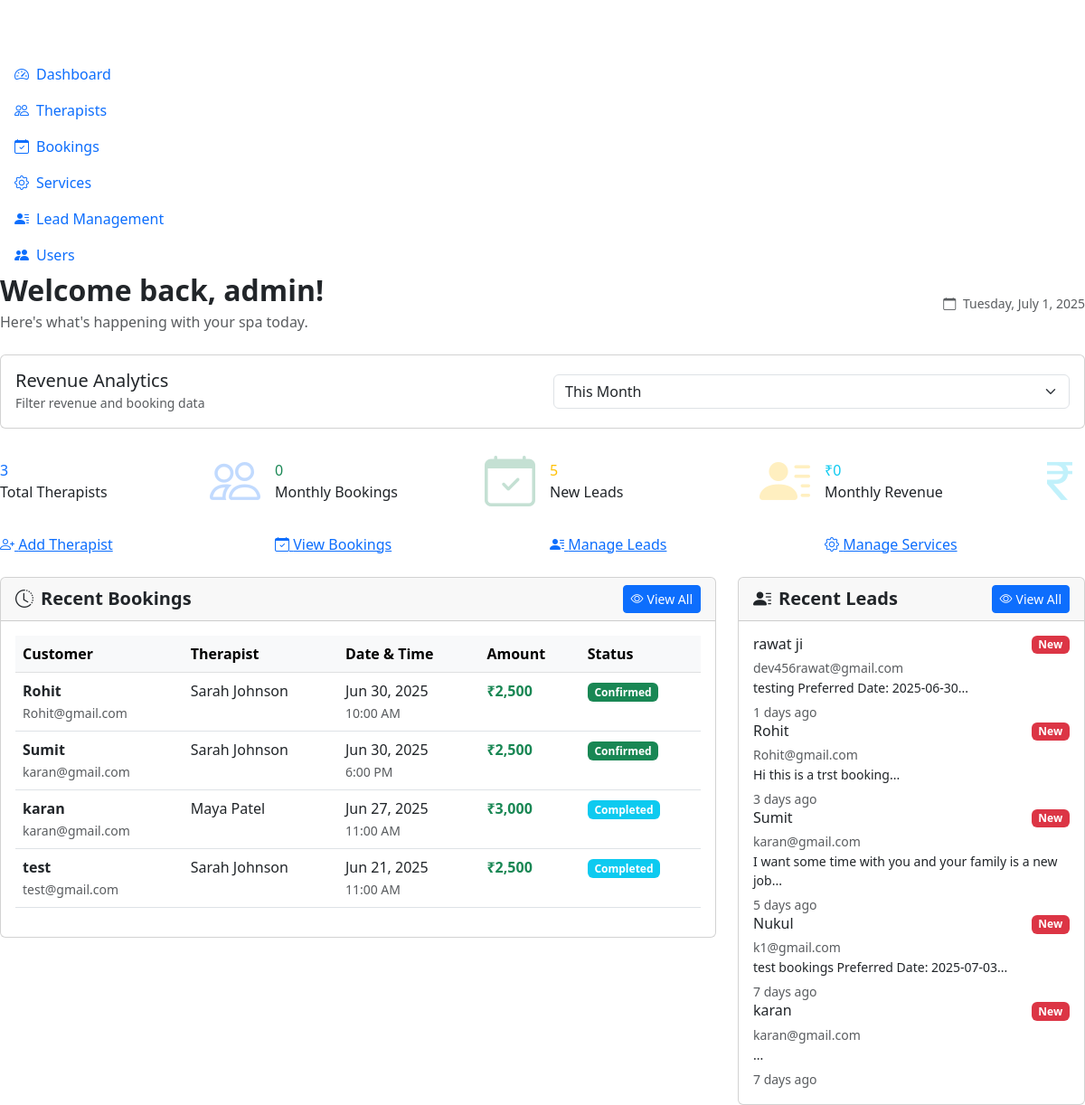
The page /admin/index.php (signed in) on the database its author committed.
### tables this page shows
CREATE TABLE `bookings` (
  `id` int(11) NOT NULL,
  `therapist_id` int(11) NOT NULL,
  `full_name` varchar(100) NOT NULL,
  `email` varchar(100) NOT NULL,
  `phone` varchar(20) NOT NULL,
  `booking_date` date NOT NULL,
  `booking_time` time NOT NULL,
  `message` text DEFAULT NULL,
  `status` enum('pending','confirmed','cancelled','completed') DEFAULT 'pending',
  `payment_status` enum('pending','paid','failed') DEFAULT 'pending',
  `total_amount` decimal(10,2) DEFAULT NULL,
  `created_at` timestamp NOT NULL DEFAULT current_timestamp()
);

CREATE TABLE `therapists` (
  `id` int(11) NOT NULL,
  `name` varchar(100) NOT NULL,
  `price_per_session` decimal(10,2) NOT NULL,
  `height` varchar(20) DEFAULT NULL,
  `weight` varchar(20) DEFAULT NULL,
  `description` text DEFAULT NULL,
  `availability_slots` text DEFAULT NULL,
  `main_image` varchar(255) DEFAULT NULL,
  `status` enum('active','inactive') DEFAULT 'active',
  `created_at` timestamp NOT NULL DEFAULT current_timestamp(),
  `updated_at` timestamp NOT NULL DEFAULT current_timestamp() ON UPDATE current_timestamp()
);

CREATE TABLE `leads` (
  `id` int(11) NOT NULL,
  `type` enum('inquiry','booking','whatsapp','contact') NOT NULL,
  `therapist_id` int(11) DEFAULT NULL,
  `full_name` varchar(100) NOT NULL,
  `email` varchar(100) NOT NULL,
  `phone` varchar(20) NOT NULL,
  `message` text DEFAULT NULL,
  `status` enum('new','follow_up','converted','closed') DEFAULT 'new',
  `admin_notes` text DEFAULT NULL,
  `created_at` timestamp NOT NULL DEFAULT current_timestamp(),
  `updated_at` timestamp NOT NULL DEFAULT current_timestamp() ON UPDATE current_timestamp()
);

### admin/index.php (the view, shortened to what the rows shown need)
<?php
require_once '../includes/functions.php';
$db = getDB();
try {
    $stmt = $db->prepare("
        SELECT b.*, t.name as therapist_name
        FROM bookings b
        LEFT JOIN therapists t ON b.therapist_id = t.id
        ORDER BY b.created_at DESC
        LIMIT 10
    ");
    $stmt->execute();
    $recent_bookings = $stmt->fetchAll();
    $stmt = $db->prepare("
        SELECT l.*, t.name as therapist_name
        FROM leads l
        LEFT JOIN therapists t ON l.therapist_id = t.id
        ORDER BY l.created_at DESC
        LIMIT 5
    ");
    $stmt->execute();
    $recent_leads = $stmt->fetchAll();
} catch (Exception $e) {
    $stats = [
        'total_therapists' => 0,
        'active_therapists' => 0,
        'total_bookings' => 0,
        'pending_bookings' => 0,
        'total_leads' => 0,
        'new_leads' => 0,
        'total_users' => 0,
        'revenue_filtered' => 0,
        'bookings_filtered' => 0
    ];
    $recent_bookings = [];
    $recent_leads = [];
}
?>
<?php include 'includes/admin_header.php'; ?>
<div class="admin-content">
    <div class="d-flex justify-content-between align-items-center mb-4">
        <div>
            <h2 class="fw-bold mb-1">Welcome back, <?php echo htmlspecialchars($_SESSION['admin_username']); ?>!</h2>
        </div>
    </div>
    <div class="row g-4">
        <div class="col-lg-8">
            <div class="card">
                <div class="card-body">
                    <?php if (empty($recent_bookings)): ?>
                        <div class="text-center py-4">
                            <i class="bi bi-calendar-x display-4 text-muted"></i>
                            <h6 class="text-muted mt-3">No bookings found</h6>
                            <p class="text-muted">Bookings will appear here once customers start making appointments.</p>
                        </div>
                    <?php else: ?>
                        <div class="table-responsive">
                            <table class="table table-hover">
                                <thead class="table-light">
                                    <tr>
                                        <th>Customer</th>
                                        <th>Therapist</th>
                                        <th>Date & Time</th>
                                        <th>Amount</th>
                                        <th>Status</th>
                                    </tr>
                                </thead>
                                <tbody>
                                    <?php foreach ($recent_bookings as $booking): ?>
                                        <tr>
                                            <td>
                                                <div>
                                                    <strong><?php echo htmlspecialchars($booking['full_name']); ?></strong><br>
                                                    <small class="text-muted"><?php echo htmlspecialchars($booking['email']); ?></small>
                                                </div>
                                            </td>
                                            <td><?php echo htmlspecialchars($booking['therapist_name'] ?? 'N/A'); ?></td>
                                            <td>
                                                <div>
                                                    <?php echo date('M j, Y', strtotime($booking['booking_date'])); ?><br>
                                                    <small class="text-muted"><?php echo date('g:i A', strtotime($booking['booking_time'])); ?></small>
                                                </div>
                                            </td>
                                            <td><span class="fw-bold text-success"><?php echo formatPrice($booking['total_amount']); ?></span></td>
                                            <td>
                                                <span class="badge bg-<?php
                                                    echo match($booking['status']) {
                                                        'confirmed' => 'success',
                                                        'pending' => 'warning',
                                                        'cancelled' => 'danger',
                                                        'completed' => 'info',
                                                        default => 'secondary'
                                                    };
                                                ?>">
                                                    <?php echo ucfirst($booking['status']); ?>
                                                </span>
                                            </td>
                                        </tr>
                                    <?php endforeach; ?>
                                </tbody>
                            </table>
                        </div>
                    <?php endif; ?>
                </div>
            </div>
        </div>
        <div class="col-lg-4">
            <div class="card">
                <div class="card-body">
                    <?php if (empty($recent_leads)): ?>
                        <div class="text-center py-4">
                            <i class="bi bi-person-x display-4 text-muted"></i>
                            <h6 class="text-muted mt-3">No leads found</h6>
                            <p class="text-muted">Leads will appear here when customers submit inquiries.</p>
                        </div>
                    <?php else: ?>
                        <div class="lead-list">
                            <?php foreach ($recent_leads as $lead): ?>
                                <div class="lead-item">
                                    <div class="d-flex justify-content-between align-items-start">
                                        <div>
                                            <h6 class="mb-1"><?php echo htmlspecialchars($lead['full_name']); ?></h6>
                                            <small class="text-muted"><?php echo htmlspecialchars($lead['email']); ?></small>
                                        </div>
                                        <span class="badge bg-<?php
                                            echo match($lead['status']) {
                                                'new' => 'danger',
                                                'follow_up' => 'warning',
                                                'converted' => 'success',
                                                'closed' => 'secondary',
                                                default => 'secondary'
                                            };
                                        ?>">
                                            <?php echo ucfirst(str_replace('_', ' ', $lead['status'])); ?>
                                        </span>
                                    </div>
                                    <p class="mb-1 small"><?php echo htmlspecialchars(substr($lead['message'] ?? '', 0, 60)); ?>...</p>
                                    <small class="text-muted"><?php echo timeAgo($lead['created_at']); ?></small>
                                </div>
                            <?php endforeach; ?>
                        </div>
                    <?php endif; ?>
                </div>
            </div>
        </div>
    </div>
</div>
<?php include 'includes/admin_footer.php'; ?>

### rows shown on the page
bookings: full_name "Rohit", email "Rohit@gmail.com", therapist.name "Sarah Johnson", booking_date "Jun 30, 2025", booking_time "10:00 AM", total_amount "₹2,500", status "Confirmed"
bookings: full_name "Sumit", email "karan@gmail.com", therapist.name "Sarah Johnson", booking_date "Jun 30, 2025", booking_time "6:00 PM", total_amount "₹2,500", status "Confirmed"
bookings: full_name "karan", email "karan@gmail.com", therapist.name "Maya Patel", booking_date "Jun 27, 2025", booking_time "11:00 AM", total_amount "₹3,000", status "Completed"
bookings: full_name "test", email "test@gmail.com", therapist.name "Sarah Johnson", booking_date "Jun 21, 2025", booking_time "11:00 AM", total_amount "₹2,500", status "Completed"
leads: full_name "rawat ji", email "dev456rawat@gmail.com", status "New", message "testing Preferred Date: 2025-06-30", created_at "1 days ago"
leads: full_name "Rohit", email "Rohit@gmail.com", status "New", message "Hi this is a trst booking", created_at "3 days ago"
leads: full_name "Sumit", email "karan@gmail.com", status "New", message "I want some time with you and your family is a new job", created_at "5 days ago"
leads: full_name "Nukul", email "k1@gmail.com", status "New", message "test bookings Preferred Date: 2025-07-03", created_at "7 days ago"
leads: full_name "karan", email "karan@gmail.com", status "New", created_at "7 days ago"

### other values the page prints
$_SESSION['admin_username'] "admin"
$stats['total_therapists'] "3"
$stats['bookings_filtered'] "0"
$revenueFilter "Monthly"
$stats['new_leads'] "5"
formatPrice($stats['revenue_filtered']) "₹0"
